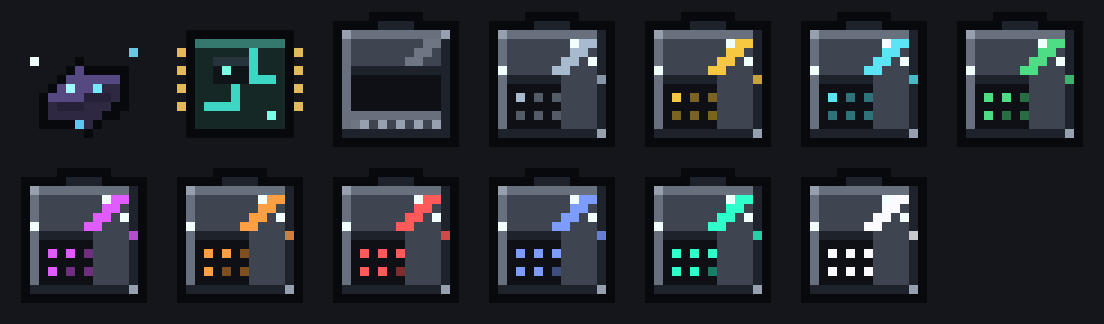
#> input picture docs/ae_cells_v1.png, 1104 x 324 px, given in place of floating_crystal.png, which was not available
$ python make_floating_fx_around.py
#> lines starting #> are read from the running program, lines starting #| are printed output that depends on the picture
"""Add orbiting FX *around* the original floating crystal / dust sprites (v2.5.3)."""
import json
import math
import os

from PIL import Image, ImageDraw

ROOT = r"D:\AI\voidgen-mod"
TEX = os.path.join(ROOT, "src", "main", "resources", "assets", "voidgen", "textures", "item")
FRAMES = 8
FRAMETIME = 3

CYAN = (118, 244, 255)
VIOLET = (196, 176, 255)
WHITE = (240, 238, 255)


def halo_mask(base: Image.Image):
    """Positions of transparent pixels touching the opaque silhouette."""
    dark = base.load()
    w, h = base.size
    out = []
    for y in range(h):
        for x in range(w):
            if dark[x, y][3] > 0:
                continue
            for dx in (-1, 0, 1):
                for dy in (-1, 0, 1):
                    nx, ny = x + dx, y + dy
                    if 0 <= nx < w and 0 <= ny < h and dark[nx, ny][3] > 0:
                        out.append((x, y))
                        break
                else:
                    continue
                break
    return out


def sparkle(d, x, y, color, big=False):
    if not (0 <= x < 16 and 0 <= y < 16):
        return
    d.point((x, y), fill=color + (255,))
    if big:
        for dx, dy in ((-1, 0), (1, 0), (0, -1), (0, 1)):
            nx, ny = x + dx, y + dy
            if 0 <= nx < 16 and 0 <= ny < 16:
                d.point((nx, ny), fill=color + (140,))


def build(kind: str):
#> called with kind = 'floating_crystal'
    base = Image.open(os.path.join(ROOT, "docs", "item_base", kind + ".png")).convert("RGBA")
#> base is the input picture: PIL image 1104x324 RGBA; mean R, G, B, A 36.3, 40.3, 46.6, 255
    if base.size != (16, 16):
        base = base.crop((0, 0, 16, 16))
#> base: PIL image 16x16 RGBA
    mask = []  # keep the original sprite pristine; FX are the orbiting sparkles
    strip = Image.new("RGBA", (16, 16 * FRAMES), (0, 0, 0, 0))
#> strip: PIL image 16x128 RGBA; every value is 0
    for f in range(FRAMES):
        frame = base.copy()
        px = frame.load()
        alpha = int(90 + 60 * abs(math.sin(math.pi * f / FRAMES)))
        for (hx, hy) in mask:
            if (hx + hy + f) % 3 != 0:
                continue
            px[hx, hy] = (150, 246, 255, alpha)
        d = ImageDraw.Draw(frame)
        for k in range(3):
            ang = f / FRAMES * 2 * math.pi + k * 2 * math.pi / 3
            x = int(round(7.5 + math.cos(ang) * 7.2))
            y = int(round(7.5 + math.sin(ang) * 7.2))
            color = CYAN if k != 1 else VIOLET
            sparkle(d, x, y, color, big=(k == f % 3))
        # extra faint mote drifting close to the sprite
        ang = f / FRAMES * 2 * math.pi * 2 + 1.1
        mx = int(round(7.5 + math.cos(ang) * 5.0))
        my = int(round(7.5 + math.sin(ang) * 5.0))
        if 0 <= mx < 16 and 0 <= my < 16 and frame.getpixel((mx, my))[3] == 0:
            d.point((mx, my), fill=WHITE + (70,))
        strip.paste(frame, (0, f * 16))
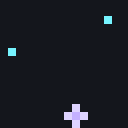
#> frame: PIL image 16x16 RGBA (shown 8 times larger); mean R, G, B, A 24.2, 26.7, 34.2, 253.2; transparent parts drawn white
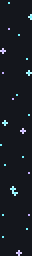
#> strip: PIL image 16x128 RGBA (shown 2 times larger); mean R, G, B, A 23.3, 27.2, 34, 253.3; transparent parts drawn white
#> call 2 of build, with kind = 'floating_crystal_dust'
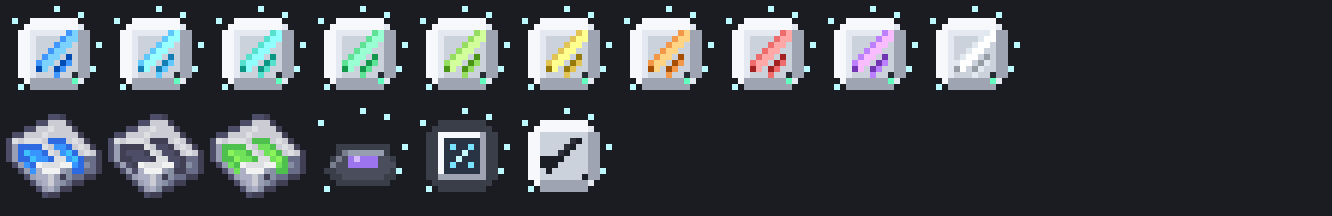
#> input picture docs/cells_v2_compare.png, 2664 x 432 px, given in place of floating_crystal_dust.png, which was not available (shown at 1/2 size)
#> in build, base is the input picture: PIL image 2664x432 RGBA; mean R, G, B, A 66.2, 70.9, 77.2, 255
    strip.save(os.path.join(TEX, kind + ".png"))
    with open(os.path.join(TEX, kind + ".png.mcmeta"), "w", encoding="utf-8", newline="\n") as fh:
        json.dump({"animation": {"frametime": FRAMETIME, "interpolate": True}}, fh)
    return strip


def preview(crystal, dust):
    scale = 8
    cell = 16 * scale
    gap = 10
    img = Image.new("RGBA", (FRAMES * (cell + gap) + gap, 2 * (cell + gap) + gap), (22, 24, 30, 255))
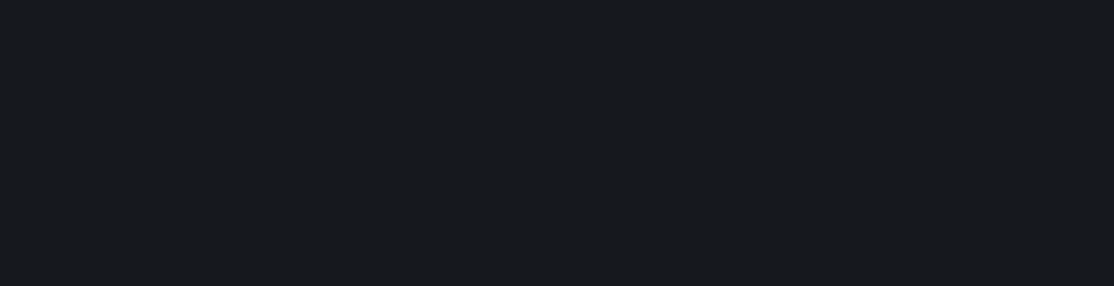
#> img: PIL image 1114x286 RGBA; mean R, G, B, A 22, 24, 30, 255
    for f in range(FRAMES):
        c = crystal.crop((0, f * 16, 16, f * 16 + 16)).resize((cell, cell), Image.NEAREST)
        d = dust.crop((0, f * 16, 16, f * 16 + 16)).resize((cell, cell), Image.NEAREST)
        img.alpha_composite(c, (gap + f * (cell + gap), gap))
        img.alpha_composite(d, (gap + f * (cell + gap), gap * 2 + cell))
#> this loop made 8 passes
#> pass 1, in preview, `c = crystal.crop((0, f * 16, 16, f * 16 + 16)).resize((cell, cell), Im..`:
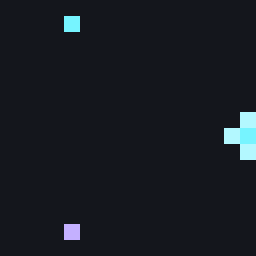
#> c: PIL image 128x128 RGBA (shown 2 times larger); mean R, G, B, A 22.6, 26.9, 33.3, 253.7; transparent parts drawn white
#> pass 2, in preview, `c = crystal.crop((0, f * 16, 16, f * 16 + 16)).resize((cell, cell), Im..`:
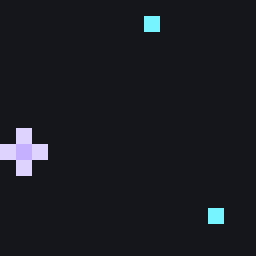
#> c: PIL image 128x128 RGBA (shown 2 times larger); mean R, G, B, A 24.2, 26.7, 34.2, 253.2; transparent parts drawn white
#> after the loop:
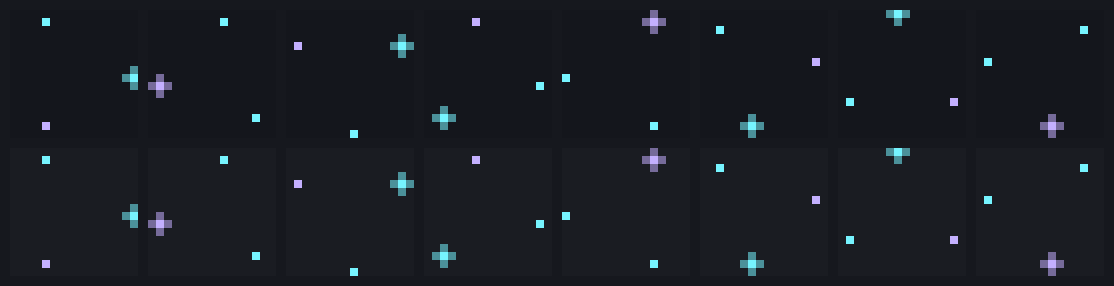
#> img: PIL image 1114x286 RGBA; mean R, G, B, A 24.8, 28, 34.5, 255
    out = os.path.join(ROOT, "docs", "floating_fx_around.png")
    img.save(out)
    print("saved", out, img.size)
#| saved D:\AI\voidgen-mod/docs/floating_fx_around.png (1114, 286)


crystal = build("floating_crystal")
dust = build("floating_crystal_dust")
preview(crystal, dust)
print("done")
